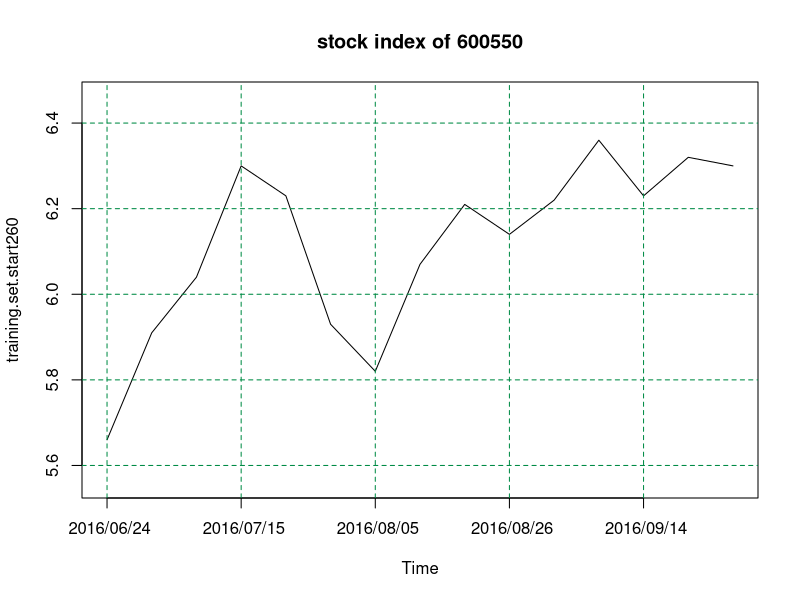
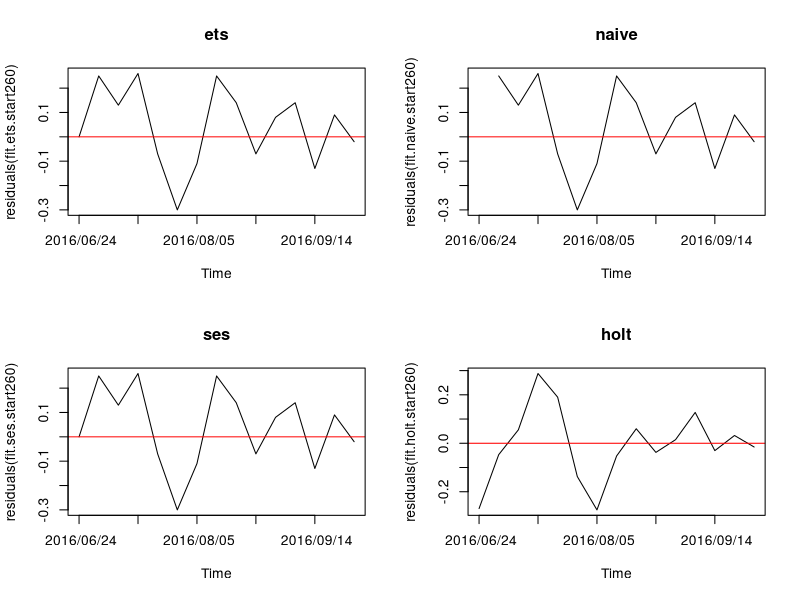
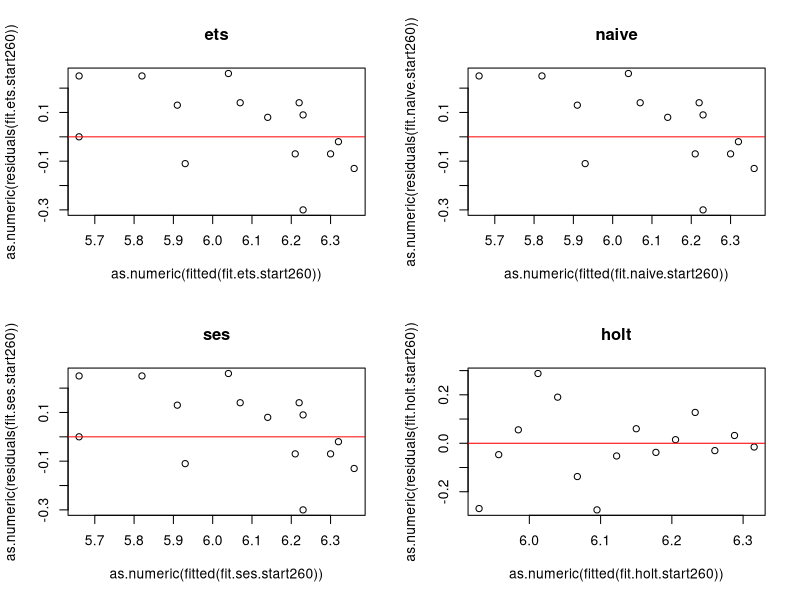
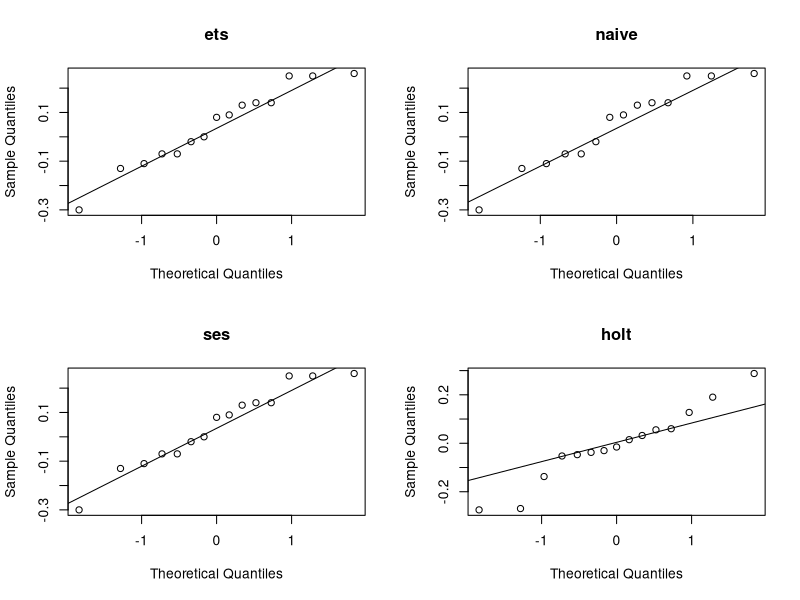
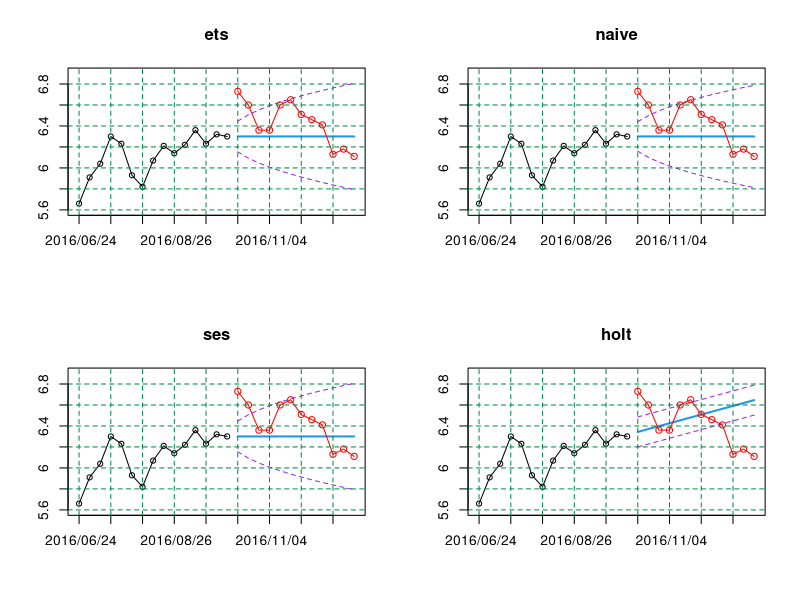
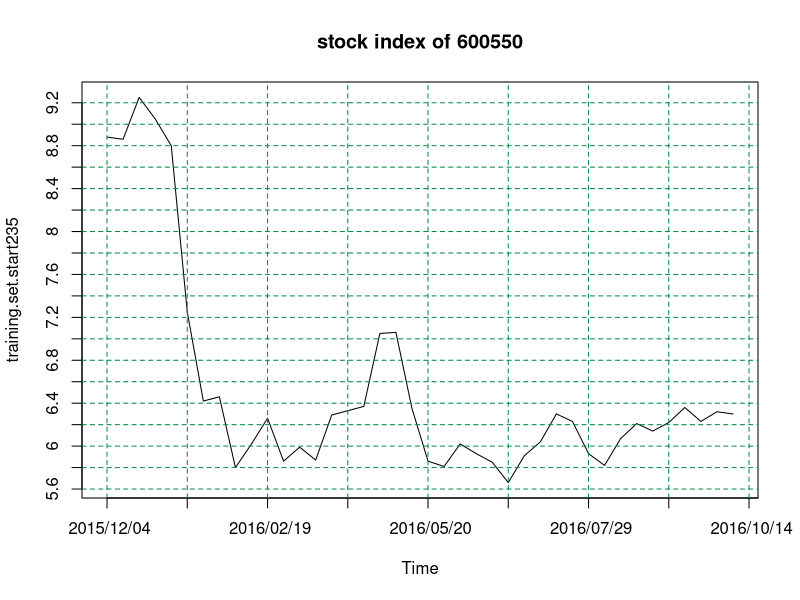
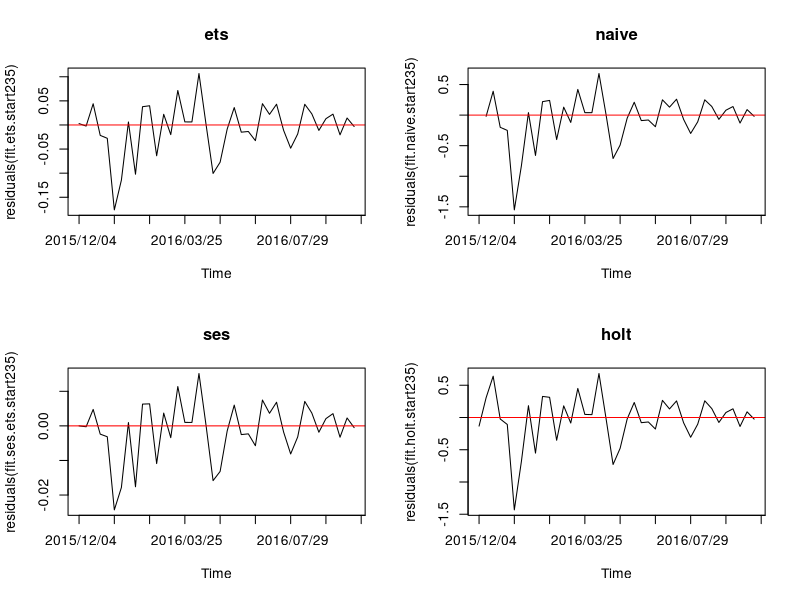
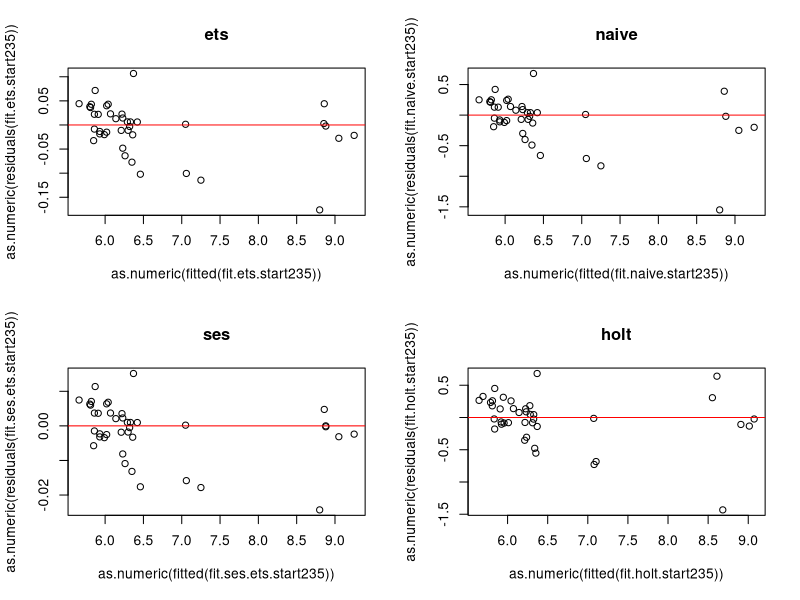

These figures' R source, in order:
## ---- chunk 1
suppressMessages(library(forecast))
# suppressMessages(library(quantmod))
# suppressMessages(library(TTR))

setwd("d://MyR//stock//")
original.data <- read.csv("600550.csv")
# View(original.data)
close.price <- as.ts(original.data[,5])

training.set.start260 <- window(close.price, start = 260, end = 274)
training.set.start235 <- window(close.price, start = 235, end = 274)
test.set <- window(close.price, start = 275)

## ---- chunk 2
# dev.off()
par(mfrow = c(1,1))

# plot(training.set.start260)
plot(training.set.start260, 
     ylim = c(min(training.set.start260) - 0.1, 
              max(training.set.start260) + 0.1),
     axes = FALSE, 
     main = "stock index of 600550")
axis(1, at = seq(tsp(training.set.start260)[1], tsp(training.set.start260)[2], 3), 
     labels = original.data[seq(tsp(training.set.start260)[1], 
                                tsp(training.set.start260)[2], 3), 1])
axis(2)
box()

abline(v = seq(tsp(training.set.start260)[1], tsp(training.set.start260)[2], 3), 
       col = "springgreen4", 
       lty = "dashed",
       lwd = par("lwd"))

abline(h = seq(round(min(training.set.start260) - 0.1, digits = 1), 
              round(max(training.set.start260) + 0.1, digits = 1), 0.2), 
       col = "springgreen4", 
       lty = "dashed",
       lwd = par("lwd"))


## ---- chunk 3
### ETS Model
fit.ets.start260 <- ets(training.set.start260)
#summary(fit.ets.start260)

### naive model
fit.naive.start260 <- naive(training.set.start260, h = length(test.set), level = 60)
# summary(fit.naive.start260)

### ses model
fit.ses.start260 <- ses(training.set.start260, h = length(test.set),  level = 60)
# summary(fit.ses.start260)

fit.holt.start260 <- holt(training.set.start260, h = length(test.set), level = 60)
# summary(fit.meanf.start260)


## ---- chunk 4
df.training.set.start260 <- rbind(accuracy(fit.ets.start260),
            accuracy(fit.naive.start260),
            accuracy(fit.ses.start260),
            accuracy(fit.holt.start260))

row.names(df.training.set.start260) <- c("ets","naive","ses","holt")
print(round(df.training.set.start260, 3))

## ---- chunk 5
# dev.off()
par(mfrow = c(2,2))

plot(residuals(fit.ets.start260), axes = FALSE, main = "ets")
abline(h = 0, col = "red")
axis(1, at = seq(tsp(training.set.start260)[1], tsp(training.set.start260)[2], 3), 
     labels = original.data[seq(tsp(training.set.start260)[1], 
                                tsp(training.set.start260)[2], 3), 1])
axis(2)
box()

plot(residuals(fit.naive.start260), axes = FALSE, main = "naive")
abline(h = 0, col = "red")
axis(1, at = seq(tsp(training.set.start260)[1], tsp(training.set.start260)[2], 3), 
     labels = original.data[seq(tsp(training.set.start260)[1], 
                                tsp(training.set.start260)[2], 3), 1])
axis(2)
box()

plot(residuals(fit.ses.start260), axes = FALSE, main = "ses")
abline(h = 0, col = "red")
axis(1, at = seq(tsp(training.set.start260)[1], tsp(training.set.start260)[2], 3), 
     labels = original.data[seq(tsp(training.set.start260)[1], 
                                tsp(training.set.start260)[2], 3), 1])
axis(2)
box()

plot(residuals(fit.holt.start260), axes = FALSE, main = "holt")
abline(h = 0, col = "red")
axis(1, at = seq(tsp(training.set.start260)[1], tsp(training.set.start260)[2], 3), 
     labels = original.data[seq(tsp(training.set.start260)[1], 
                                tsp(training.set.start260)[2], 3), 1])
axis(2)
box()


## ---- chunk 6
## Because the length of the training set is 15, so upppler limit of lag is 15 / 5

Box.test(residuals(fit.ets.start260), lag=3, fitdf=1)
Box.test(residuals(fit.ets.start260), lag=3, fitdf=1, type = "Lj")

Box.test(residuals(fit.naive.start260), lag=3, fitdf=0)
Box.test(residuals(fit.naive.start260), lag=3, fitdf=0, type = "Lj")

Box.test(residuals(fit.ses.start260), lag=3, fitdf=1)
Box.test(residuals(fit.ses.start260), lag=3, fitdf=1, type = "Lj")

Box.test(residuals(fit.holt.start260), lag=3, fitdf=2)
Box.test(residuals(fit.holt.start260), lag=3, fitdf=2, type = "Lj")

## ---- chunk 7
# dev.off()
par(mfrow = c(2,2))

plot(as.numeric(residuals(fit.ets.start260)) ~ as.numeric(fitted(fit.ets.start260)), 
     main = "ets")
abline(h = 0, col = "red")

plot(as.numeric(residuals(fit.naive.start260)) ~ as.numeric(fitted(fit.naive.start260)), 
     main = "naive")
abline(h = 0, col = "red")

plot(as.numeric(residuals(fit.ses.start260)) ~ as.numeric(fitted(fit.ses.start260)), 
     main = "ses")
abline(h = 0, col = "red")

plot(as.numeric(residuals(fit.holt.start260)) ~ as.numeric(fitted(fit.holt.start260)), 
     main = "holt")
abline(h = 0, col = "red")


## ---- chunk 8
# dev.off()
par(mfrow = c(2,2))

qqnorm(residuals(fit.ets.start260), main = "ets")
qqline(residuals(fit.ets.start260))

qqnorm(as.numeric(residuals(fit.naive.start260)), main = "naive")
qqline(residuals(fit.naive.start260))

qqnorm(residuals(fit.ses.start260), main = "ses")
qqline(residuals(fit.ses.start260))

qqnorm(residuals(fit.holt.start260), main = "holt")
qqline(residuals(fit.holt.start260))


## ---- chunk 9


df.test.set.start260 <- rbind(accuracy(forecast(fit.ets.start260, 
                                                h = length(test.set)), test.set)[2,],
            accuracy(fit.naive.start260, test.set)[2,],
            accuracy(fit.ses.start260, test.set)[2,],
            accuracy(fit.holt.start260, test.set)[2,])

row.names(df.test.set.start260) <- c("ets","naive","ses","holt")
print(round(df.test.set.start260, 3))



## ---- chunk 10
fc.ets.start260 <- forecast(fit.ets.start260, h = length(test.set), level = 60)

ylim.upper <- round(max(c(test.set,
                    fc.ets.start260$upper, 
                    fc.ets.start260$x,
                    fit.naive.start260$upper,
                    fit.ses.start260$upper,
                    fit.holt.start260$upper)) + 0.1, digits = 1)

ylim.lower <- round(min(c(test.set,
                    fc.ets.start260$lower, 
                    fc.ets.start260$x,
                    fit.naive.start260$lower,
                    fit.ses.start260$lower,
                    fit.holt.start260$lower)) - 0.1, digits = 1)


par(mfrow = c(2,2))

###the 1st figure
plot(fc.ets.start260, 
     ylim = c(ylim.lower, ylim.upper),
     type = "o", plot.conf = TRUE, shaded = FALSE, pi.col = "purple",
     axes = FALSE, main = "ets")
lines(test.set, type = "o",col = "red")

axis(1, at = seq(tsp(training.set.start260)[1], tsp(close.price)[2], 3), 
     labels = original.data[seq(tsp(training.set.start260)[1], tsp(close.price)[2], 3), 1])
axis(2, at = seq(ylim.lower, ylim.upper, 0.2),
     labels = seq(ylim.lower, ylim.upper, 0.2))
box()

abline(v = seq(tsp(training.set.start260)[1], tsp(close.price)[2], 3), 
       col = "springgreen4", 
       lty = "dashed",
       lwd = par("lwd"))

abline(h = seq(ylim.lower, ylim.upper, 0.2), 
       col = "springgreen4", 
       lty = "dashed",
       lwd = par("lwd"))


###the 2nd figure
plot(fit.naive.start260,  ylim = c(ylim.lower, ylim.upper),
     type = "o", plot.conf = TRUE, shaded = FALSE, pi.col = "purple",
     axes = FALSE,   main = "naive")

lines(test.set, type = "o",col = "red")

axis(1, at = seq(tsp(training.set.start260)[1], tsp(close.price)[2], 3), 
     labels = original.data[seq(tsp(training.set.start260)[1], 
                                tsp(close.price)[2], 3), 1])
axis(2, at = seq(ylim.lower, ylim.upper, 0.2),
     labels = seq(ylim.lower, ylim.upper, 0.2))
box()

abline(v = seq(tsp(training.set.start260)[1], tsp(close.price)[2], 3), 
       col = "springgreen4", 
       lty = "dashed",
       lwd = par("lwd"))

abline(h = seq(ylim.lower, ylim.upper, 0.2), 
       col = "springgreen4", 
       lty = "dashed",
       lwd = par("lwd"))


###the 3rd figure
plot(fit.ses.start260, ylim = c(ylim.lower, ylim.upper),
     type = "o", plot.conf = TRUE, shaded = FALSE, pi.col = "purple",
     axes = FALSE,main = "ses")

lines(test.set, type = "o",col = "red")

axis(1, at = seq(tsp(training.set.start260)[1], tsp(close.price)[2], 3), 
     labels = original.data[seq(tsp(training.set.start260)[1], 
                                tsp(close.price)[2], 3), 1])
axis(2, at = seq(ylim.lower, ylim.upper, 0.2),
     labels = seq(ylim.lower, ylim.upper, 0.2))
box()

abline(v = seq(tsp(training.set.start260)[1], tsp(close.price)[2], 3), 
       col = "springgreen4", 
       lty = "dashed",
       lwd = par("lwd"))

abline(h = seq(ylim.lower, ylim.upper, 0.2), 
       col = "springgreen4", 
       lty = "dashed",
       lwd = par("lwd"))


###the 4th figure
plot(fit.holt.start260, ylim = c(ylim.lower, ylim.upper),
     type = "o", plot.conf = TRUE, shaded = FALSE, pi.col = "purple",
     axes = FALSE,  main = "holt")

lines(test.set, type = "o",col = "red")

axis(1, at = seq(tsp(training.set.start260)[1], tsp(close.price)[2], 3), 
     labels = original.data[seq(tsp(training.set.start260)[1], 
                                tsp(close.price)[2], 3), 1])
axis(2, at = seq(ylim.lower, ylim.upper, 0.2),
     labels = seq(ylim.lower, ylim.upper, 0.2))
box()

abline(v = seq(tsp(training.set.start260)[1], tsp(close.price)[2], 3), 
       col = "springgreen4", 
       lty = "dashed",
       lwd = par("lwd"))

abline(h = seq(ylim.lower, ylim.upper, 0.2), 
       col = "springgreen4", 
       lty = "dashed",
       lwd = par("lwd"))


## ---- chunk 11
# dev.off()
par(mfrow = c(1,1))

plot(training.set.start235, axes = FALSE, main = "stock index of 600550")

axis(1, at = seq(tsp(training.set.start235)[1], tsp(close.price)[2], 5), 
     labels = original.data[seq(tsp(training.set.start235)[1], 
                                tsp(close.price)[2], 5), 1])

axis(2, at = seq(round(min(training.set.start235) - 0.1, digits = 1), 
               round(max(training.set.start235) + 0.1, digits = 1), 0.2),
     labels = seq(round(min(training.set.start235) - 0.1, digits = 1), 
               round(max(training.set.start235) + 0.1, digits = 1), 0.2))
box()

abline(v = seq(tsp(training.set.start235)[1], tsp(close.price)[2], 5), 
       col = "springgreen4", 
       lty = "dashed",
       lwd = par("lwd"))

abline(h = seq(round(min(training.set.start235) - 0.1, digits = 1), 
               round(max(training.set.start235) + 0.1, digits = 1), 0.2), 
       col = "springgreen4", 
       lty = "dashed",
       lwd = par("lwd"))


## ---- chunk 12
### ETS Model
fit.ets.start235 <- ets(training.set.start235)


### naive model
fit.naive.start235 <- naive(training.set.start235, h = length(test.set), level = 60)

BoxCox.lambda(training.set.start235)
# 
# par(mfrow = c(1,2))
# plot(training.set.start235)
# plot(BoxCox(training.set.start235, -1))


fit.ses.ets.start235 <- ets(training.set.start235, model = "ANN", lambda = -1)
##forecast(fit.ses.ets, level = 60)

##accuracy(fit.ses.ets)

fit.holt.start235 <- holt(training.set.start235, level = 60, h = length(test.set), 
                          damped = TRUE)


## ---- chunk 13
df.training.set.start235 <- rbind(accuracy(fit.ets.start235),
            accuracy(fit.naive.start235),
            accuracy(fit.ses.ets.start235),
            accuracy(fit.holt.start235))

row.names(df.training.set.start235) <- c("ets","naive","ses","holt")

print(round(df.training.set.start235, 3))

## ---- chunk 14
# dev.off()
par(mfrow = c(2,2))

plot(residuals(fit.ets.start235), axes = FALSE, main = "ets")
abline(h = 0, col = "red")
axis(1, at = seq(tsp(training.set.start235)[1], tsp(close.price)[2], 5), 
     labels = original.data[seq(tsp(training.set.start235)[1], 
                                tsp(close.price)[2], 5), 1])
axis(2)
box()

plot(residuals(fit.naive.start235), axes = FALSE, main = "naive")
abline(h = 0, col = "red")
axis(1, at = seq(tsp(training.set.start235)[1], tsp(close.price)[2], 5), 
     labels = original.data[seq(tsp(training.set.start235)[1], 
                                tsp(close.price)[2], 5), 1])
axis(2)
box()

plot(residuals(fit.ses.ets.start235), axes = FALSE, main = "ses")
abline(h = 0, col = "red")
axis(1, at = seq(tsp(training.set.start235)[1], tsp(close.price)[2], 5), 
     labels = original.data[seq(tsp(training.set.start235)[1], 
                                tsp(close.price)[2], 5), 1])
axis(2)
box()

plot(residuals(fit.holt.start235), axes = FALSE, main = "holt")
abline(h = 0, col = "red")
axis(1, at = seq(tsp(training.set.start235)[1], tsp(close.price)[2], 5), 
     labels = original.data[seq(tsp(training.set.start235)[1], 
                                tsp(close.price)[2], 5), 1])
axis(2)
box()


## ---- chunk 15
Box.test(residuals(fit.ets.start235), lag=8, fitdf=1)
Box.test(residuals(fit.ets.start235), lag=8, fitdf=1, type = "Lj")

Box.test(residuals(fit.naive.start235), lag=8, fitdf=0)
Box.test(residuals(fit.naive.start235), lag=8, fitdf=0, type = "Lj")

Box.test(residuals(fit.ses.ets.start235), lag=8, fitdf=1)
Box.test(residuals(fit.ses.ets.start235), lag=8, fitdf=1, type = "Lj")

Box.test(residuals(fit.holt.start235), lag=8, fitdf=3)
Box.test(residuals(fit.holt.start235), lag=8, fitdf=3, type = "Lj")


## ---- chunk 16
# dev.off()
par(mfrow = c(2,2))

plot(as.numeric(residuals(fit.ets.start235)) ~ as.numeric(fitted(fit.ets.start235)), 
     main = "ets")
abline(h = 0, col = "red")

plot(as.numeric(residuals(fit.naive.start235)) ~ as.numeric(fitted(fit.naive.start235)), 
     main = "naive")
abline(h = 0, col = "red")

plot(as.numeric(residuals(fit.ses.ets.start235)) ~ as.numeric(fitted(fit.ses.ets.start235)), 
     main = "ses")
abline(h = 0, col = "red")

plot(as.numeric(residuals(fit.holt.start235)) ~ as.numeric(fitted(fit.holt.start235)), 
     main = "holt")
abline(h = 0, col = "red")


## ---- chunk 17
# dev.off()
par(mfrow = c(2,2))

qqnorm(residuals(fit.ets.start235), main = "ets")
qqline(residuals(fit.ets.start235))

qqnorm(as.numeric(residuals(fit.naive.start235)), main = "naive")
qqline(residuals(fit.naive.start235))

qqnorm(residuals(fit.ses.ets.start235), main = "ses")
qqline(residuals(fit.ses.ets.start235))

qqnorm(residuals(fit.holt.start235), main = "holt")
qqline(residuals(fit.holt.start235))


## ---- chunk 18

df.test.set.start235 <- rbind(accuracy(forecast(fit.ets.start235, h = length(test.set)), test.set)[2,],
            accuracy(fit.naive.start235, test.set)[2,],
            accuracy(forecast(fit.ses.ets.start235, h = length(test.set)), test.set)[2,],
            accuracy(fit.holt.start235, test.set)[2,])

row.names(df.test.set.start235) <- c("ets","naive","ses","holt")
print(round(df.test.set.start235, 3))

## ---- chunk 19
# dev.off()
par(mfrow = c(2,2))

fc.ets.start235 <- forecast(fit.ets.start235, h = length(test.set), level = 60)
fc.ses.start235 <- forecast(fit.ses.ets.start235, h = length(test.set), level = 60)

ylim.upper <- round(max(c(test.set,
                    fc.ets.start235$upper, 
                    fc.ets.start235$x,
                    fit.naive.start235$upper,
                    fc.ses.start235$upper,
                    fit.holt.start235$upper)) + 0.1, digits = 1)

ylim.lower <- round(min(c(test.set,
                    fc.ets.start235$lower, 
                    fc.ets.start235$x,
                    fit.naive.start235$lower,
                    fc.ses.start235$lower,
                    fit.holt.start235$lower)) - 0.1, digits = 1)


###the 1st figure
plot(fc.ets.start235, ylim = c(ylim.lower, ylim.upper),
     type = "o", plot.conf = TRUE, shaded = FALSE, pi.col = "purple",
     axes = FALSE, main = "ets")
lines(test.set, type = "o", col = "red")

axis(1, at = seq(tsp(training.set.start235)[1], tsp(close.price)[2], 5), 
     labels = original.data[seq(tsp(training.set.start235)[1], 
                                tsp(close.price)[2], 5), 1])
axis(2)
box()

abline(v = seq(tsp(training.set.start235)[1], tsp(close.price)[2], 5), 
       col = "springgreen4", 
       lty = "dotted",
       lwd = par("lwd"))

abline(h = seq(ylim.lower, ylim.upper, 0.2), 
       col = "springgreen4", 
       lty = "dotted",
       lwd = par("lwd"))

###the 2nd figure
plot(fit.naive.start235,  ylim = c(ylim.lower, ylim.upper),
     type = "o", plot.conf = TRUE, shaded = FALSE, pi.col = "purple",
     axes = FALSE,   main = "naive")

lines(test.set, type = "o", col = "red")

axis(1, at = seq(tsp(training.set.start235)[1], tsp(close.price)[2], 5), 
     labels = original.data[seq(tsp(training.set.start235)[1], 
                                tsp(close.price)[2], 5), 1])
axis(2)
box()

abline(v = seq(tsp(training.set.start235)[1], tsp(close.price)[2], 5), 
       col = "springgreen4", 
       lty = "dotted",
       lwd = par("lwd"))

abline(h = seq(ylim.lower, ylim.upper, 0.2), 
       col = "springgreen4", 
       lty = "dotted",
       lwd = par("lwd"))

###the 3rd figure

plot(fc.ses.start235, ylim = c(ylim.lower, ylim.upper),
     type = "o", plot.conf = TRUE, shaded = FALSE, pi.col = "purple",
     axes = FALSE, main = "ses")
lines(test.set, type = "o", col = "red")

axis(1, at = seq(tsp(training.set.start235)[1], tsp(close.price)[2], 5), 
     labels = original.data[seq(tsp(training.set.start235)[1], 
                                tsp(close.price)[2], 5), 1])
axis(2)
box()

abline(v = seq(tsp(training.set.start235)[1], tsp(close.price)[2], 5), 
       col = "springgreen4", 
       lty = "dotted",
       lwd = par("lwd"))

abline(h = seq(ylim.lower, ylim.upper, 0.2), 
       col = "springgreen4", 
       lty = "dotted",
       lwd = par("lwd"))

###the 4th figure
plot(fit.holt.start235, ylim = c(ylim.lower, ylim.upper),
     type = "o", plot.conf = TRUE, shaded = FALSE, pi.col = "purple",
     axes = FALSE,  main = "holt")

lines(test.set, type = "o", col = "red")

axis(1, at = seq(tsp(training.set.start235)[1], tsp(close.price)[2], 5), 
     labels = original.data[seq(tsp(training.set.start235)[1], 
                                tsp(close.price)[2], 5), 1])
axis(2)
box()

abline(v = seq(tsp(training.set.start235)[1], tsp(close.price)[2], 5), 
       col = "springgreen4", 
       lty = "dotted",
       lwd = par("lwd"))

abline(h = seq(ylim.lower, ylim.upper, 0.2), 
       col = "springgreen4", 
       lty = "dotted",
       lwd = par("lwd"))
## ---- chunk 20
# dev.off()
par(mfrow = c(1,2))

plot(as.numeric(residuals(fit.ets.start260)) ~ as.numeric(fitted(fit.ets.start260)), 
     main = "ETS model for data between 2016-6 and 2016-9")
abline(h = 0, col = "red")

plot(as.numeric(residuals(fit.ses.ets.start235)) ~ as.numeric(fitted(fit.ses.ets.start235)), 
     main = "SES model for data between 2015-12 and 2016-9")
abline(h = 0, col = "red")

## ---- chunk 21
# dev.off()
par(mfrow = c(1,2))

qqnorm(residuals(fit.ets.start260), main = "ETS model for data between 2016-6 and 2016-9")
qqline(residuals(fit.ets.start260))

qqnorm(residuals(fit.ses.ets.start235), main = "SES model for data between 2015-12 and 2016-9")
qqline(residuals(fit.ses.ets.start235))

## ---- chunk 22
df.test.set.comparison <- rbind(accuracy(fc.ets.start260, test.set)[2,],
            accuracy(fc.ses.start235, test.set)[2,])

row.names(df.test.set.comparison) <- c("ETS model from 2016-6", "SES model from 2015-12")

print(round(df.test.set.comparison, 3))


## ---- chunk 23
# dev.off()
par(mfrow = c(1,2))

ylim.upper.comparison <- max(c(fc.ets.start260$upper, 
                    fc.ets.start260$x,
                    test.set,
                    fit.ses.ets.start235$upper,
                    fit.ses.ets.start235$x)) + 0.25

ylim.lower.comparison <- min(c(fc.ets.start260$lower, 
                    fc.ets.start260$x,
                    test.set,
                    fit.ses.ets.start235$lower,
                    fit.ses.ets.start235$x)) - 0.25



plot(fc.ets.start260, 
     ylim = c(ylim.lower.comparison, ylim.upper.comparison),
     type = "o", plot.conf = TRUE, shaded = FALSE, pi.col = "purple",
     axes = FALSE, main = "ETS model for data between 2016-6 and 2016-9")
lines(test.set, type = "o", col = "red")

axis(1, at = seq(tsp(close.price)[1], tsp(close.price)[2], 3), 
     labels = original.data[seq(tsp(close.price)[1], tsp(close.price)[2], 3), 1])
axis(2)
box()

abline(v = seq(tsp(close.price)[1], tsp(close.price)[2], 3), 
       col = "springgreen4", 
       lty = "dotted",
       lwd = par("lwd"))

abline(h = seq(ylim.lower.comparison, ylim.upper.comparison, 0.25), 
       col = "springgreen4", 
       lty = "dotted",
       lwd = par("lwd"))



###"SES model for data between 2015-12 and 2016-9"
plot(forecast(fit.ses.ets.start235, h = length(test.set), level = 60), 
     ylim = c(ylim.lower.comparison, ylim.upper.comparison),
     type = "o", plot.conf = TRUE, shaded = FALSE, pi.col = "purple",
     axes = FALSE, main = "SES model for data between 2015-12 and 2016-9")
lines(test.set, type = "o", col = "red")
axis(1, at = seq(234, 280, 5), labels = original.data[seq(234, 280, 5), 1])
axis(2)
box()

abline(v = seq(234, 280, 5), 
       col = "springgreen4", 
       lty = "dotted",
       lwd = par("lwd"))

abline(h = seq(ylim.lower.comparison, ylim.upper.comparison, 0.25), 
       col = "springgreen4", 
       lty = "dotted",
       lwd = par("lwd"))

## ---- chunk 24
review.length <- 5

refined.training.set <- 
        window(close.price, start = 260, end = length(close.price) - review.length)

refined.test.set <- window(close.price, start = length(close.price) - review.length + 1)

refined.fit.holt.last5weeks <- holt(refined.training.set, 
                          h = review.length,  
                          level = c(80,95))


summary(refined.fit.holt.last5weeks)

ylim.upper.last5weeks <- max(c(refined.fit.holt.last5weeks$upper, 
                              refined.fit.holt.last5weeks$x,
                              refined.test.set)) + 0.25

ylim.lower.last5weeks <- min(c(refined.fit.holt.last5weeks$lower, 
                              refined.fit.holt.last5weeks$x,
                              refined.test.set)) - 0.25


plot(refined.fit.holt.last5weeks,
     ylim = c(ylim.lower.last5weeks, ylim.upper.last5weeks),
     type = "o", plot.conf = TRUE, shaded = TRUE, 
     pi.col = "red", fcol = "red",
     axes = FALSE, main = "Forecast for the last 5 weeks using Holt model")

lines(window(close.price, start = tsp(refined.training.set)[1]), 
      type = "o")

lines(fitted(refined.fit.holt.last5weeks), type = "o", col = "red")

axis(1, at = seq(tsp(refined.training.set)[1], length(close.price), 3), 
     labels = original.data[seq(tsp(refined.training.set)[1], length(close.price), 3), 1])
axis(2)
box()

abline(v = seq(tsp(refined.training.set)[1], length(close.price), 3),
       col = "springgreen4",
       lty = "dotted",
       lwd = par("lwd"))

abline(h = seq(ylim.lower.last5weeks, ylim.upper.last5weeks, 0.25),
       col = "springgreen4",
       lty = "dotted",
       lwd = par("lwd"))


## ---- chunk 25

refined.dataset.last.week <- window(close.price, start = 260, end = length(close.price) - 1)

refined.fit.holt.last.week <- holt(refined.dataset.last.week,h = 1, level = c(80,95)) 
                                        
ylim.upper.last.week <- max(c(refined.fit.holt.last.week$upper, 
                              refined.fit.holt.last.week$x)) + 0.25

ylim.lower.last.week <- min(c(refined.fit.holt.last.week$lower, 
                              refined.fit.holt.last.week$x)) - 0.25


plot(refined.fit.holt.last.week,
     ylim = c(ylim.lower.last.week, ylim.upper.last.week),
     type = "o", plot.conf = TRUE, shaded = TRUE, 
     pi.col = "red", fcol = "red",
     axes = FALSE, main = "Forecast for the last week using Holt model")

lines(window(close.price, start = tsp(refined.dataset.last.week)[1]), 
      type = "o")

lines(fitted(refined.fit.holt.last.week), type = "o", col = "red")

axis(1, at = seq(tsp(refined.dataset.last.week)[1], 
                 length(close.price), 3), 
     labels = original.data[seq(tsp(refined.dataset.last.week)[1], 
                                length(close.price), 3), 1])
axis(2)
box()

abline(v = seq(tsp(refined.dataset.last.week)[1], length(close.price), 3),
       col = "springgreen4",
       lty = "dotted",
       lwd = par("lwd"))

abline(h = seq(ylim.lower.last.week, ylim.upper.last.week, 0.25),
       col = "springgreen4",
       lty = "dotted",
       lwd = par("lwd"))

summary(refined.fit.holt.last.week)

## ---- chunk 26
prediction.length <- 3

refined.fit.holt <- holt(window(close.price, start = 260), 
                         h = prediction.length, level = 60)


ylim.upper.next3weeks <- max(c(refined.fit.holt$upper, 
                              refined.fit.holt$x)) + 0.25

ylim.lower.next3weeks <- min(c(refined.fit.holt$lower, 
                              refined.fit.holt$x)) - 0.25


plot(refined.fit.holt, ylim = c(ylim.lower.next3weeks, ylim.upper.next3weeks),
     type = "o", plot.conf = TRUE, shaded = FALSE, 
     pi.col = "red", fcol = "red",
     axes = FALSE, main = "Forecast for the next 3 weeks using holt model")

lines(fitted(refined.fit.holt), type = "o", col = "red")

axis(1, at = seq(tsp(refined.fit.holt$x)[1], length(close.price), 3), 
     labels = original.data[seq(tsp(refined.fit.holt$x)[1], length(close.price), 3), 1])
axis(2)
box()

abline(v = seq(tsp(refined.fit.holt$x)[1], length(close.price), 3),
       col = "springgreen4",
       lty = "dotted",
       lwd = par("lwd"))

abline(h = seq(ylim.lower.next3weeks, ylim.upper.next3weeks, 0.25),
       col = "springgreen4",
       lty = "dotted",
       lwd = par("lwd"))

summary(refined.fit.holt)

